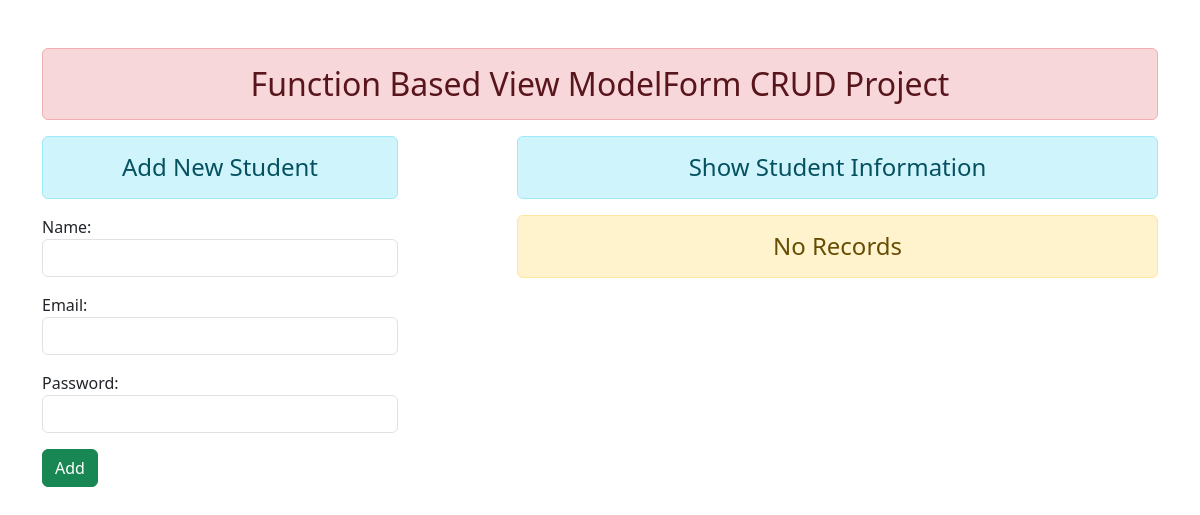
The app's page /, older data.
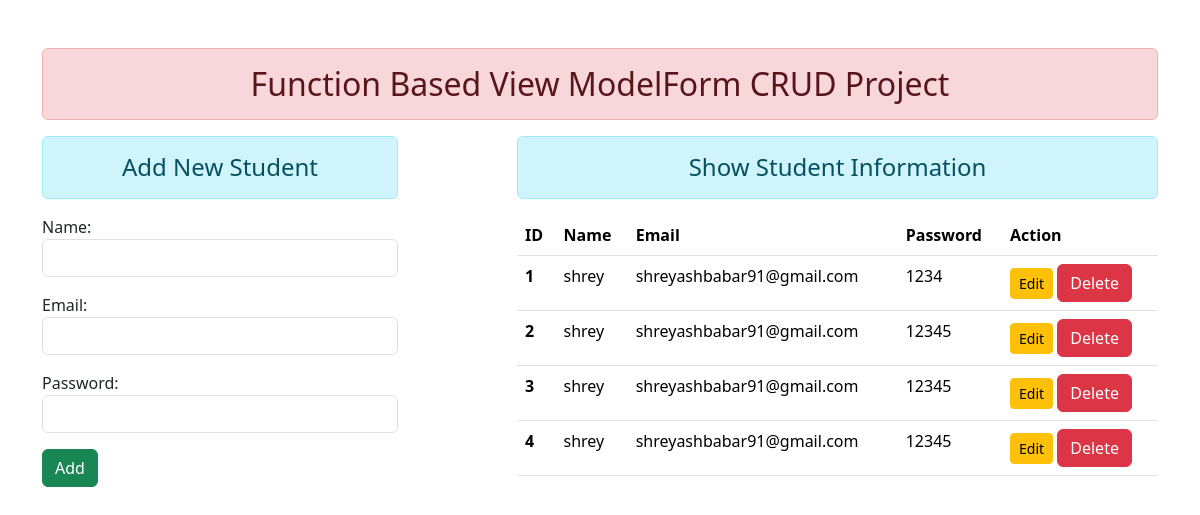
The same page, newer data.
### enroll/models.py (models this page shows)
class User(models.Model): #we create a class of user.which go on admin page where we call it.
    name = models.CharField(max_length=70)
    email = models.EmailField(max_length=100)
    password = models.CharField(max_length=100)

### enroll/views.py (the view)
# urls.py: path('', views.add_show, name="addandshow"),
def add_show(request): #it is a view of form for creating and validating and reading the data.
    if request.method == "POST":
        fm = StudentRegistration(request.POST)
        if fm.is_valid():
            nm = fm.cleaned_data['name']
            em = fm.cleaned_data['email']
            pw = fm.cleaned_data['password'] #if we do not want to save password reduce this line and declared variable in second line.
            reg = User(name=nm, email=em, password=pw)
            reg.save()
            fm = StudentRegistration()#it shows form blank after adding data to database.
    else:
        fm = StudentRegistration()
    stud = User.objects.all()
    return render(request, 'enroll/addandshow.html', {'form':fm,'stu':stud})

### enroll/forms.py
class StudentRegistration(forms.ModelForm): #It is a form we create for a user.
    class Meta:
        model = User
        fields = ['name','email','password']
        widgets = {
            'name': forms.TextInput(attrs={'class':'form-control'}),#we use form-control to convert normal form into bootstrap form
            'email': forms.EmailInput(attrs={'class':'form-control'}),
            'password': forms.PasswordInput(attrs={'class':'form-control'})
            ,
        }

### enroll/templates/enroll/addandshow.html (shortened to what this page needs)
{% extends 'enroll/base.html' %}
{% block content %}
<div class="row">
    <div class="col-sm-4">
        <h4 class="text-center alert alert-info" >Add New Student</h4>
        <form action="" method="POST">
        {{form.as_p}}
        <input type="submit" class="btn btn-success" value="Add">
        </form>
    </div>
    <div class="col-sm-7 offset-1">
        <h4 class="text-center alert alert-info" >Show Student Information</h4>
        {% if stu %}
         <table class="table table-hover">
            <thead>
                <tr>
                    <th scope="col">ID</th>
                    <th scope="col">Name</th>
                    <th scope="col">Email</th>
                    <th scope="col">Password</th>
                    <th scope="col">Action</th>
                </tr>
            </thead>
            <tbody>
                {% for st in stu %}
                <tr>
                    <th scope="row">{{st.id}}</th>
                    <td>{{st.name}}</td>
                    <td>{{st.email}}</td>
                    <td>{{st.password}}</td>
                    <td>
                        <a href="#" class="btn btn-warning btn-sm">Edit</a>
                        <form action="{% url 'deletedata' st.id %}" method="post" class="d-inline">      {% csrf_token %}
                            <input type="submit" class="btn btn-danger" value="Delete">
                        </form>
                    </td>
                </tr>
                {% endfor %}
            </tbody>
         </table>
        {% else %}
         <h4 class="text-center alert alert-warning" >No Records</h4>
        {% endif %}
    </div>
</div>
{% endblock content %}

Row changes from the older to the newer data that the page shows:
added User: id "1", name "shrey", email "shreyashbabar91@gmail.com", password "1234"
added User: id "2", name "shrey", email "shreyashbabar91@gmail.com", password "12345"
added User: id "3", name "shrey", email "shreyashbabar91@gmail.com", password "12345"
added User: id "4", name "shrey", email "shreyashbabar91@gmail.com", password "12345"
Text that changed along with them:
text no longer shown: "No Records"
text now shown: "ID Name Email Password Action"
